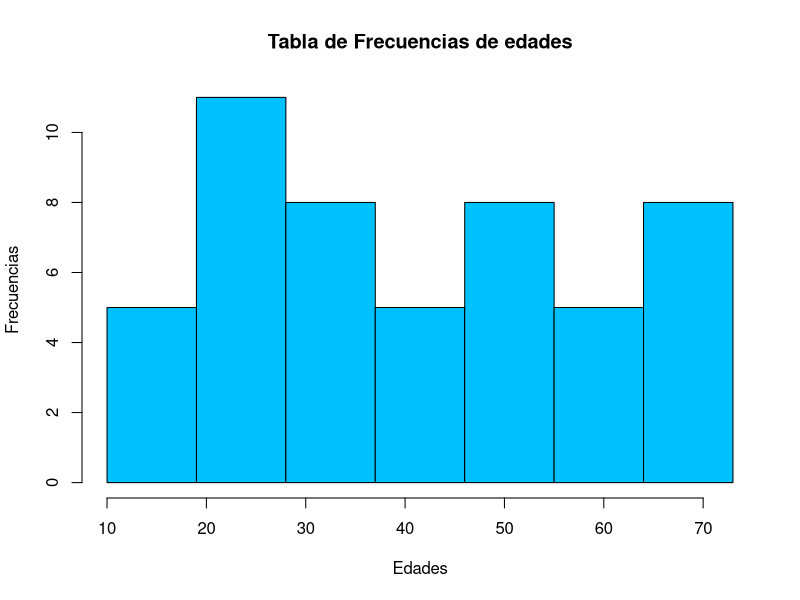

Recreate this plot in R.
# Tablas de Frecuencias: -----------------------------------------------

edades <- c(38,15,10,12,62,46,25,56,27,24,23,21,20,25,38,27,48,35,50,65,
            59,58,47,42,37,35,32,40,28,14,12,24,66,73,72,70,68,65,54,48,
            34,33,21,19,64,59,47,46,30,30)


minimo <- min(edades)
maximo <- max(edades)
longitud <- length(edades)
print(longitud)
num_intervalos_v1 <- sqrt(longitud)
num_intervalos_v2 <- nclass.Sturges(edades)
amplitud <- (maximo - minimo) / num_intervalos_v2
extremos <- minimo + amplitud * (0: num_intervalos_v2)
print(extremos)
extremo_inf <- minimo + amplitud * (0: (num_intervalos_v2 - 1))
extremo_sup <- minimo + amplitud * (1: num_intervalos_v2)
marca_clase <- (extremo_inf + extremo_sup) / 2

tabla_frecuencias <- function(x, y){ 
    cut1 <- cut(x, breaks = y, right = FALSE, include.lowest = TRUE)
    intervalos <- levels(cut1)
    frecuencia_abs <- as.vector(table(cut1))
    frecuencia_rel <- round(frecuencia_abs / longitud, digits = 2)
    frecuencia_abs_acum <- cumsum(frecuencia_abs)
    frecuencia_rel_acum <- cumsum(frecuencia_rel)  
    
    hist(x, main = 'Tabla de Frecuencias de edades', ylab = 'Frecuencias', xlab = 'Edades', col = '#00C1FF', include.lowest = TRUE, right = FALSE, breaks = y)
    tabla <- data.frame(intervalos, marca_clase, frecuencia_abs, frecuencia_abs_acum, frecuencia_rel, frecuencia_rel_acum)
}


print(maximo)
tabla_resultante <- tabla_frecuencias(x = edades, y = extremos)
View(tabla_resultante)





